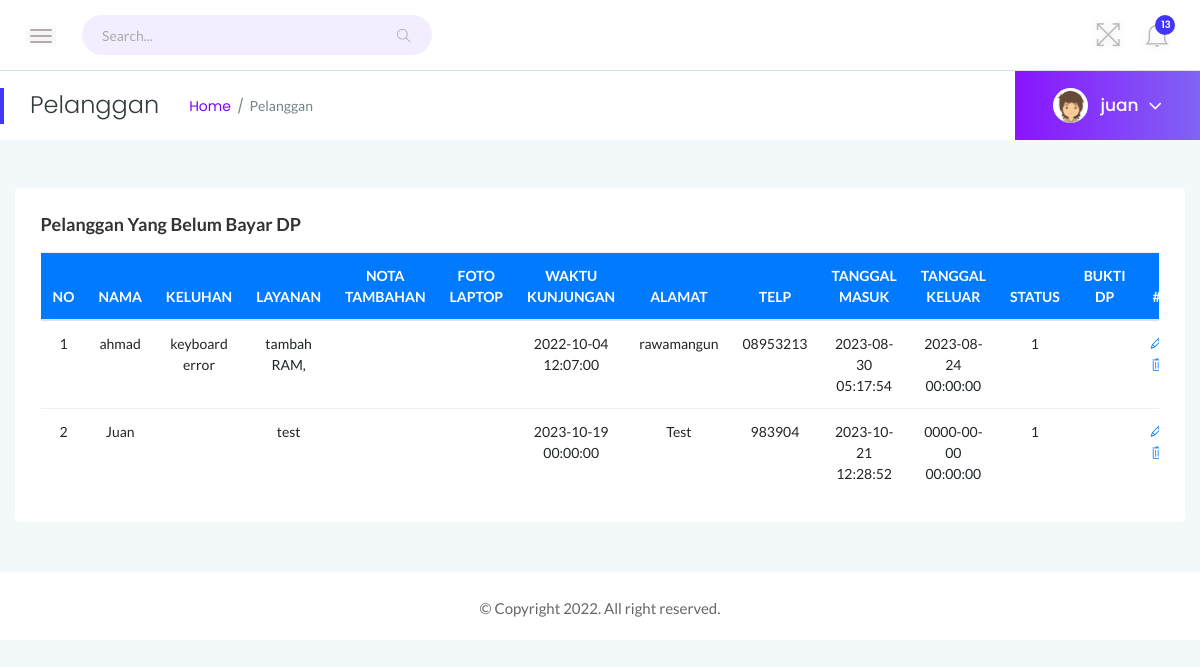
The page /admin/pelanggan-1.php (signed in) on the database its author committed.
### tables this page shows
CREATE TABLE `keluhan_pelanggan` (
  `id_keluhan` int(11) NOT NULL,
  `nama_pelanggan` varchar(255) NOT NULL,
  `merek` varchar(255) NOT NULL,
  `spesifikasi` text NOT NULL,
  `keluhan` varchar(255) NOT NULL,
  `layanan` varchar(255) DEFAULT '-',
  `nota_tambahan` text DEFAULT '-',
  `gambar` varchar(255) NOT NULL DEFAULT '-',
  `waktu_kunjungan` datetime NOT NULL,
  `alamat` text NOT NULL,
  `telp` varchar(13) NOT NULL,
  `tgl_masuk` timestamp NOT NULL DEFAULT current_timestamp() ON UPDATE current_timestamp(),
  `tgl_keluar` datetime NOT NULL,
  `status` int(11) NOT NULL DEFAULT 0,
  `biaya` int(11) NOT NULL,
  `teknisi` varchar(255) NOT NULL,
  `kurir` varchar(255) NOT NULL,
  `bukti_dp` varchar(255) NOT NULL,
  `bukti_pelunasan` varchar(255) NOT NULL
);

### admin/pelanggan-1.php (the view, shortened to what this page needs)
<?php
include "../function/function.php";
$query = mysqli_query($conn, "SELECT * FROM keluhan_pelanggan WHERE status = 1");
?>
<!doctype html>
<html class="no-js" lang="en">
<head>
    <link rel="stylesheet" href="assets/css/bootstrap.min.css">
    <link rel="stylesheet" href="assets/css/font-awesome.min.css">
    <link rel="stylesheet" href="assets/css/themify-icons.css">
    <link rel="stylesheet" href="assets/css/metisMenu.css">
    <link rel="stylesheet" href="assets/css/owl.carousel.min.css">
    <link rel="stylesheet" href="assets/css/slicknav.min.css">
    <link rel="stylesheet" href="https://www.amcharts.com/lib/3/plugins/export/export.css" type="text/css" media="all" />
    <link rel="stylesheet" href="assets/css/typography.css">
    <link rel="stylesheet" href="assets/css/default-css.css">
    <link rel="stylesheet" href="assets/css/styles.css">
    <link rel="stylesheet" href="assets/css/responsive.css">
</head>
<body>
    <div class="page-container">
        <div class="main-content">
            <div class="header-area">
                <div class="row align-items-center">
                    <div class="col-md-6 col-sm-8 clearfix">
                        <div class="nav-btn pull-left">
                            <span></span>
                            <span></span>
                            <span></span>
                        </div>
                        <div class="search-box pull-left">
                            <form action="#">
                                <input type="text" name="search" placeholder="Search..." required>
                                <i class="ti-search"></i>
                            </form>
                        </div>
                    </div>
                    <div class="col-md-6 col-sm-4 clearfix">
                        <ul class="notification-area pull-right">
                            <li id="full-view"><i class="ti-fullscreen"></i></li>
                            <li class="dropdown">
                                <?php
                                $q1 = mysqli_query($conn, "SELECT COUNT(id_keluhan) as jumlah FROM keluhan_pelanggan WHERE status = 0");
                                $hasil = mysqli_fetch_array($q1);
                                ?>
                                <i class="ti-bell dropdown-toggle" data-toggle="dropdown">
                                    <span id="notif"><?= $hasil['jumlah'] ?></span>
                                </i>
                            </li>
                        </ul>
                    </div>
                </div>
            </div>
            <div class="page-title-area">
                <div class="row align-items-center">
                    <div class="col-sm-6">
                        <div class="breadcrumbs-area clearfix">
                            <h4 class="page-title pull-left">Pelanggan</h4>
                            <ul class="breadcrumbs pull-left">
                                <li><a href="index.html">Home</a></li>
                                <li><span>Pelanggan</span></li>
                            </ul>
                        </div>
                    </div>
                    <div class="col-sm-6 clearfix">
                        <div class="user-profile pull-right">
                            <img class="avatar user-thumb" src="assets/images/author/avatar.png" alt="avatar">
                            <h4 class="user-name dropdown-toggle" data-toggle="dropdown"><?= $_SESSION['username']; ?><i class="fa fa-angle-down"></i></h4>
                        </div>
                    </div>
                </div>
            </div>
            <div class="main-content-inner">
                <div class="mt-5">
                    <div class="card">
                        <div class="card-body">
                            <h4 class="header-title">Pelanggan Yang Belum Bayar DP</h4>
                            <div class="single-table">
                                <div class="table-responsive">
                                    <table class="table text-center">
                                        <thead class="text-uppercase bg-primary">
                                            <tr class="text-white">
                                                <th scope="col">No</th>
                                                <th scope="col">Nama</th>
                                                <th scope="col">Keluhan</th>
                                                <th scope="col">Layanan</th>
                                                <th scope="col">Nota Tambahan</th>
                                                <th scope="col">Foto Laptop</th>
                                                <th scope="col">Waktu Kunjungan</th>
                                                <th scope="col">Alamat</th>
                                                <th scope="col">telp</th>
                                                <th scope="col">Tanggal Masuk</th>
                                                <th scope="col">Tanggal Keluar</th>
                                                <th scope="col">Status</th>
                                                <th scope="col">Bukti DP</th>
                                                <th scope="col">#</th>
                                            </tr>
                                        </thead>
                                        <tbody>
                                            <?php
                                            $no = 1;
                                            foreach ($query as $d) :
                                            ?>
                                                <tr>
                                                    <td><?= $no++; ?></td>
                                                    <td><?= $d['nama_pelanggan'] ?></td>
                                                    <td><?= $d['keluhan'] ?></td>
                                                    <td><?= $d['layanan'] ?></td>
                                                    <td><?= $d['nota_tambahan'] ?></td>
                                                    <td><img src="assets/images/img_laptop/<?= $d['gambar'] ?>" alt="" width="100px"></td>
                                                    <td><?= $d['waktu_kunjungan'] ?></td>
                                                    <td><?= $d['alamat'] ?></td>
                                                    <td><?= $d['telp'] ?></td>
                                                    <td><?= $d['tgl_masuk'] ?></td>
                                                    <td><?= $d['tgl_keluar'] ?></td>
                                                    <td><?= $d['status'] ?></td>
                                                    <td><img src="../user/asset/bukti-transaksi/dp/<?= $d['bukti_dp'] ?>" alt=""></td>
                                                    <td>
                                                        <a href="action/edit-keluhan/edit.php?id=<?= $d['id_keluhan'] ?>"><i class="ti-pencil"></i></a>
                                                        <a href="action/edit-keluhan/delete.php?id=<?= $d['id_keluhan'] ?>" onclick="return confirm('Yakin ingin menghapus?')"><i class="ti-trash"></i> </a>
                                                    </td>
                                                </tr>
                                            <?php
                                            endforeach;
                                            ?>
                                        </tbody>
                                    </table>
                                </div>
                            </div>
                        </div>
                    </div>
                </div>
            </div>
            <footer>
                <div class="footer-area">
                    <p>© Copyright 2022. All right reserved.</p>
                </div>
            </footer>
        </div>
</body>
</html>

### rows shown on the page
keluhan_pelanggan: nama_pelanggan "ahmad", keluhan "keyboard error", layanan "tambah RAM,", waktu_kunjungan "2022-10-04 12:07:00", alamat "rawamangun", telp "08953213", tgl_masuk "2023-08-30 05:17:54", tgl_keluar "2023-08-24 00:00:00", status "1"
keluhan_pelanggan: nama_pelanggan "Juan", layanan "test", waktu_kunjungan "2023-10-19 00:00:00", alamat "Test", telp "983904", tgl_masuk "2023-10-21 12:28:52", tgl_keluar "0000-00-00 00:00:00", status "1"

### other values the page prints
$hasil['jumlah'] "13"
$_SESSION['username'] "juan"
